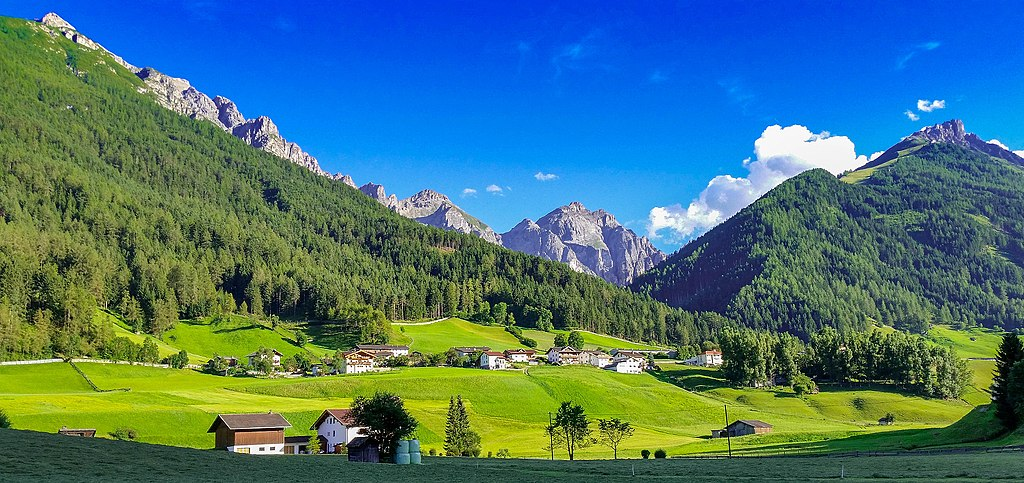
#> input picture python4/IndTask/landscape.jpeg, 1024 x 483 px; its folder holds only this picture in this run
$ python py4_Ind_1_yu1398.py
#> lines starting #> are read from the running program, lines starting #| are printed output that depends on the picture
#> the answer given: .
"""
Course Number: ENGR 13300
Semester: Fall 2024

Description:
    Replace this line with a description of your program.

Assignment Information:
    Assignment:     8.3.1 Ind Task 1
    Team ID:        LC18 3
    Author:         Leo Yu yu1398@purdue.edu
    Date:           9/28/2024

Contributors:
    Megan Puntney, mpuntney@purdue.edu

    My contributor(s) helped me:
    [ ] understand the assignment expectations without
        telling me how they will approach it.
    [ ] understand different ways to think about a solution
        without helping me plan my solution.
    [ ] think through the meaning of a specific error or
        bug present in my code without looking at my code.
    Note that if you helped somebody else with their code, you
    have to list that person as a contributor here as well.

Academic Integrity Statement:
    I have not used source code obtained from any unauthorized
    source, either modified or unmodified; nor have I provided
    another student access to my code.  The project I am
    submitting is my own original work.
"""

from pathlib import Path
import numpy as np
import os
import matplotlib.pyplot as plt
import matplotlib.image as mpimg

current_folder = os.path.dirname(os.path.abspath(__file__))

def load_image(directory):
#> called with directory = 'python4/IndTask/.'
    directory = Path(directory)
    images = list(directory.glob("*.jpeg"))
    return [(mpimg.imread(str(image_path)), image_path.name) for image_path in images]

def analyze_red_content(image):
    if image.ndim == 2: return 0.0
    average = lambda lst: sum(lst)/len(lst)
    total_list = np.array([i for i in image[:,:,0].flatten()], dtype=np.float64)
    #There is so much points that the number overflows so 64 bit int is required
    return average(total_list)

def calculate_brightness(image):
    if image.ndim == 2: return 0.0
    """
    Py4 Ind1: case 2 sample output brightness
Posted Oct 2, 2024 7:26 PM
Hi all,

The brightness value for Python 4 Individual Task 1 case 2 should be 103.59. On the website, it is incorrectly shown as 0.00.

We will accept both values of brightness for case 2 given the timing of identifying this error.

Thank you
    """
    #Oh yea thanks for telling me this 2 hours 24 minutes before it is due
    #im not fixing this
    average = lambda lst: sum(lst)/len(lst)
    red_list = np.array([i * 0.299 for i in image[:,:,0].flatten()], dtype=np.float64)
    green_list = np.array([i * 0.587 for i in image[:,:,1].flatten()], dtype=np.float64)
    blue_list = np.array([i  * 0.114 for i in image[:,:,2].flatten()], dtype=np.float64)
    return (average(red_list) + average(blue_list) + average(green_list))


def write_result(filename, images):
#> called with filename = 'output_file.txt'
    for image_with_name in images:
        brightness = calculate_brightness(image_with_name[0])
        red_content = analyze_red_content(image_with_name[0])
        with open(os.path.join(current_folder, filename), 'w') as output_file:
            output = f'{image_with_name[1]}: Brightness: {brightness:.2f}, Red Content: {red_content:.2f}'
            output_file.write(output)
            print(output)
#> this loop made 1 pass
#> (brightness, red_content) on pass 1: (103.6, 71.6)
#| landscape.jpeg: Brightness: 103.55, Red Content: 71.60
            #print(f'output saved to file{filename}')

def generate_visualizations(images):
    image = images[0]
    name = images[1]
    #idk why my formatting is weird but this does the trick
    plt.figure()  # Create a new figure
    if image.ndim == 2:  # Check if the image is grayscale
        # Plot histogram for grayscale image
        plt.hist(image.flatten(), bins=256, color='gray', alpha=0.7, label='Intensity')
        plt.title(f'Intensity Histogram - {name}')  # Set the title of the histogram

    elif image.ndim == 3:  # Check if the image is color
        # Plot histograms for each color channel and the total intensity
        plt.hist(image.flatten(), bins=256, color='orange', alpha=0.5, label='Total')
        #here is the code you need
        plt.hist(image[:,:,0].flatten(), bins = 256, color = 'r',alpha = 0.5, label = 'Red')
        plt.hist(image[:,:,1].flatten(), bins = 256, color = 'g',alpha = 0.5, label = 'Green')
        plt.hist(image[:,:,2].flatten(), bins = 256, color = 'b',alpha = 0.5, label = 'Blue')

        plt.title(f'Color Histogram - {name}')  # Set the title of the histogram
    plt.xlabel('Intensity')  # Label the x-axis
    plt.ylabel('Frequency')  # Label the y-axis
    plt.legend()  # Display the legend
    plt.savefig(os.path.join(current_folder,'Histogram.png'))  # Show the plot
    plt.show()

def main():
    images = load_image(os.path.join(current_folder, str(input('Enter the path of the image folder: '))))
    write_result('output_file.txt', images)
    for image_with_name in images:
        generate_visualizations(image_with_name)
#> this loop made 1 pass
#> name in generate_visualizations on pass 1: 'landscape.jpeg'
#> pass 1, in generate_visualizations, `plt.savefig(os.path.join(current_folder,'Histogram.png'))`:
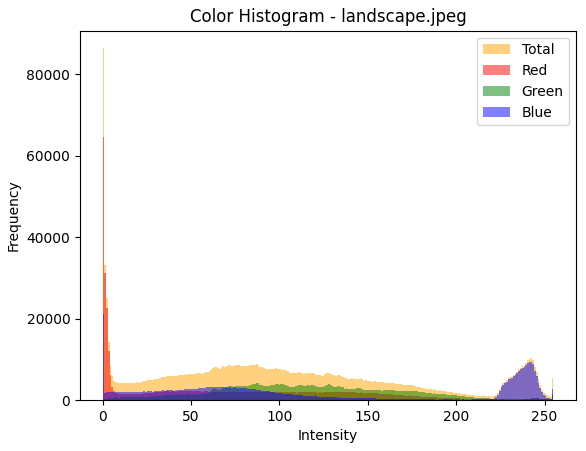
#> figure drawn by matplotlib, 1 panel; tallest bar 86435 high, from x = 0 to 0.996; tallest bar 64726 high, from x = 0 to 0.996; tallest bar 4325 high, from x = 86.66 to 87.66

if __name__ == "__main__":
    main()
